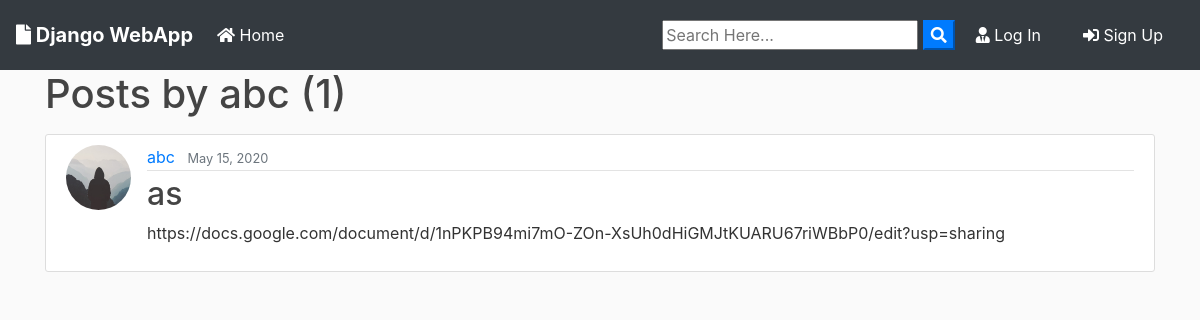
Screenshot of /user/abc with the database file from the repository.
### blog/models.py (models this page shows, shortened)
class Post(models.Model):
	title = models.CharField(max_length=100)
	url = models.URLField(max_length = 100)
	date_posted = models.DateTimeField(default=timezone.now)
	author = models.ForeignKey(User, on_delete=models.CASCADE)

### users/models.py (models this page shows, shortened)
class Profile(models.Model):
    user = models.OneToOneField(User, on_delete=models.CASCADE)
    image = models.ImageField(default='default.jpg', upload_to='profile_pics')

### blog/views.py (the view)
# urls.py: path('user/<str:username>', UserPostListView.as_view(), name='user-posts'),
class UserPostListView(ListView):
    model = Post
    template_name = 'blog/user_posts.html'  # <app>/<model>_<viewtype>.html
    context_object_name = 'posts'
    paginate_by = 2
    def get_queryset(self):
        user = get_object_or_404(User, username=self.kwargs.get('username'))
        return Post.objects.filter(author=user).order_by('-date_posted')

### blog/templates/blog/user_posts.html (shortened to what this page needs)
{% extends "blog/base.html" %}
{% block content %}
    <h1 class="mb-3">Posts by {{ view.kwargs.username }} ({{ page_obj.paginator.count }})</h1>
    {% for post in posts %}
        <article class="media content-section">
          <img class="rounded-circle article-img" src="{{ post.author.profile.image.url }}">
          <div class="media-body">
            <div class="article-metadata">
              <a class="mr-2" href="{% url 'user-posts' post.author.username %}">{{ post.author }}</a>
              <small class="text-muted">{{ post.date_posted|date:"F d, Y" }}</small>
            </div>
            <h2><a class="article-title" href="{% url 'post-detail' post.id %}">{{ post.title }}</a></h2>
            <p class="article-content">{{ post.url }}</p>
          </div>
        </article>
    {% endfor %}
{% endblock content %}

### blog/static/blog/main.css (style rules this page uses)
body { background: #fafafa; color: #333333; margin-top: 0; }
h1, h2, h3, h4, h5, h6 { color: #444444; }
.content-section { background: #ffffff; padding: 10px 20px; border: 1px solid #dddddd; border-radius: 3px; margin-bottom: 20px; }
.article-title { color: #444444; }
.article-content { white-space: pre-line; }
.article-img { height: 65px; width: 65px; margin-right: 16px; }
.article-metadata { padding-bottom: 1px; margin-bottom: 4px; border-bottom: 1px solid #e3e3e3 }

### rows the page displays
Post: author.profile.image (placeholder picture), author "abc", date_posted "May 15, 2020", title "as", url "https://docs.google.com/document/d/1nPKPB94mi7mO-ZOn-XsUh0dHiGMJtKUARU67riWBbP0/edit?usp=sharing"

### other values shown
{{ view.kwargs.username }} "abc"
{{ page_obj.paginator.count }} "1"
